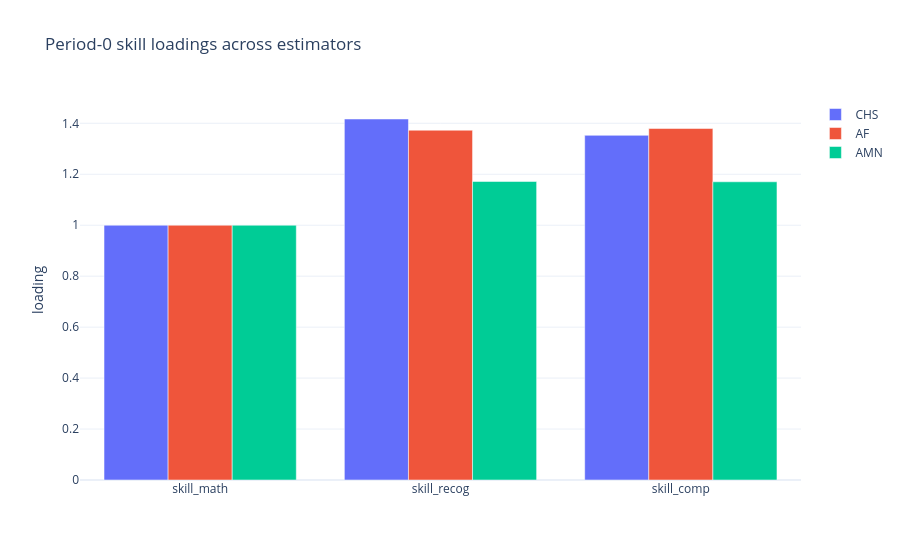

Notebook code cell kept with this figure:
### Code cell
fig = go.Figure()
for est in ("CHS", "AF", "AMN"):
    sub = loadings_df[loadings_df["estimator"] == est]
    fig.add_trace(go.Bar(name=est, x=sub["measurement"], y=sub["loading"]))
fig.update_layout(
    title="Period-0 skill loadings across estimators",
    barmode="group",
    template="plotly_white",
    yaxis_title="loading",
)
fig

### Figure 1 — Plotly figure (JSON) as saved in the notebook; plotly's stock layout.template omitted (floating-point values rounded to 4 significant figures)
{"data": [{"name": "CHS", "type": "bar", "x": ["skill_math", "skill_recog", "skill_comp"], "y": [1.0, 1.417, 1.353]}, {"name": "AF", "type": "bar", "x": ["skill_math", "skill_recog", "skill_comp"], "y": [1.0, 1.373, 1.38]}, {"name": "AMN", "type": "bar", "x": ["skill_math", "skill_recog", "skill_comp"], "y": [1.0, 1.172, 1.17]}], "layout": {"barmode": "group", "title": {"text": "Period-0 skill loadings across estimators"}, "yaxis": {"title": {"text": "loading"}}}}
